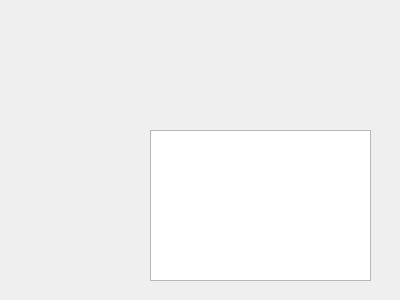
<?xml version="1.0" encoding="UTF-8"?>
<ui version="4.0">
 <class>Dialog</class>
 <widget class="QDialog" name="Dialog">
  <property name="geometry">
   <rect>
    <x>0</x>
    <y>0</y>
    <width>400</width>
    <height>300</height>
   </rect>
  </property>
  <property name="windowTitle">
   <string>Dialog</string>
  </property>
  <widget class="QPlainTextEdit" name="plainTextEdit">
   <property name="geometry">
    <rect>
     <x>150</x>
     <y>130</y>
     <width>221</width>
     <height>151</height>
    </rect>
   </property>
  </widget>
 </widget>
 <resources/>
 <connections/>
</ui>
